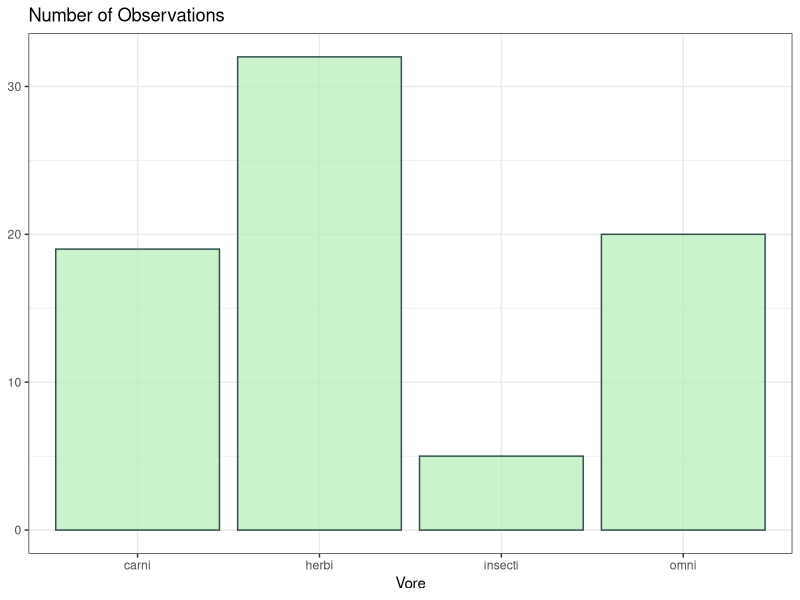
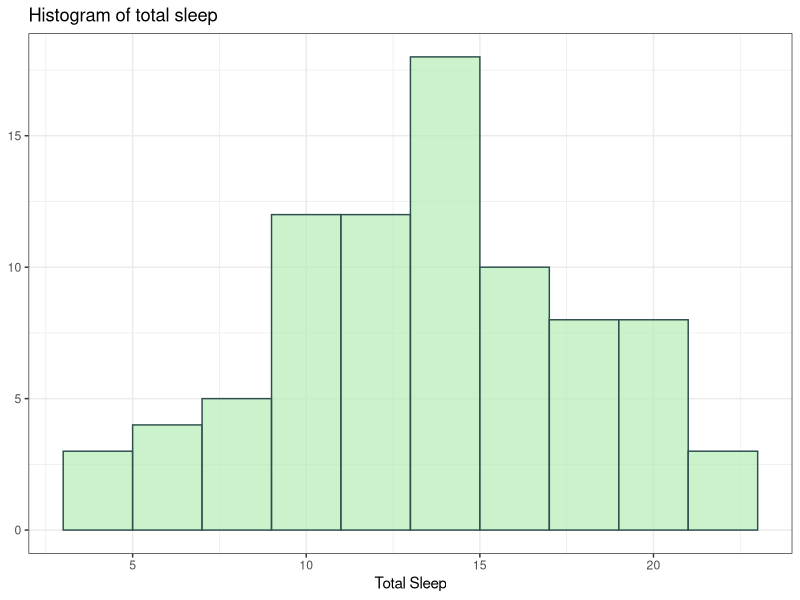
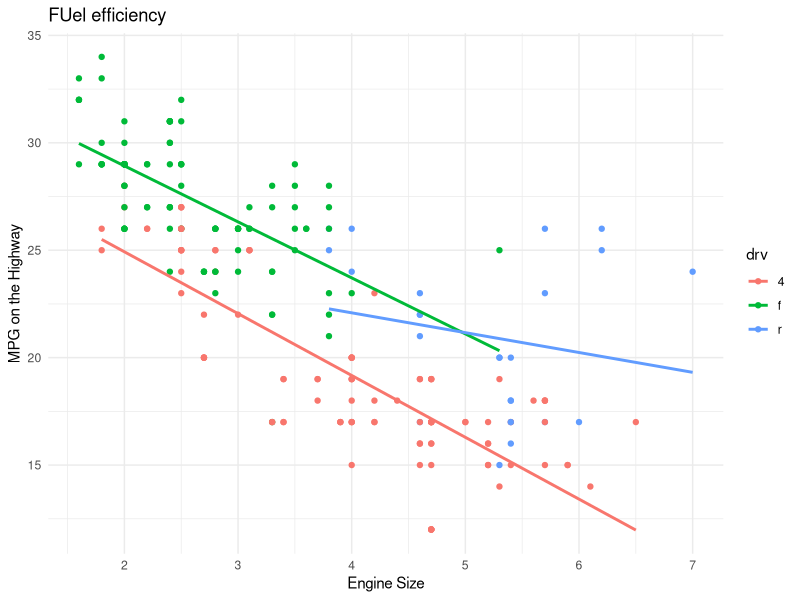
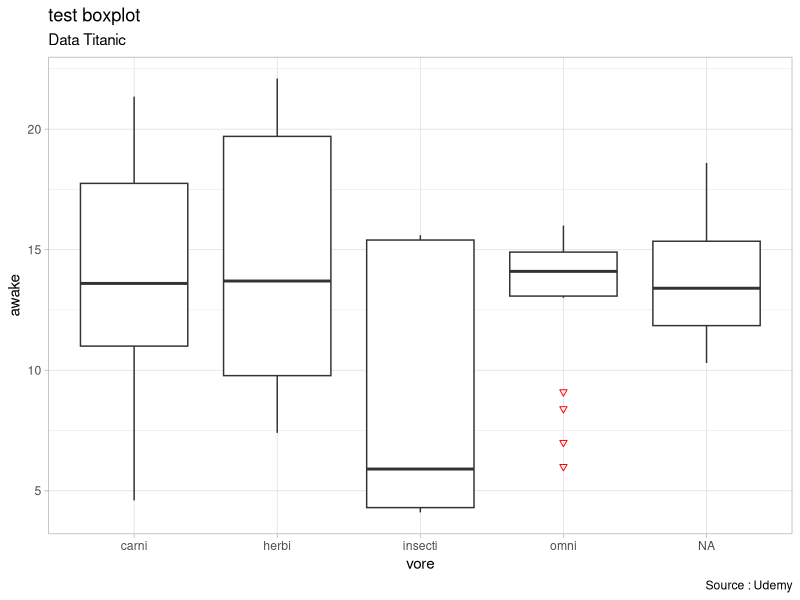
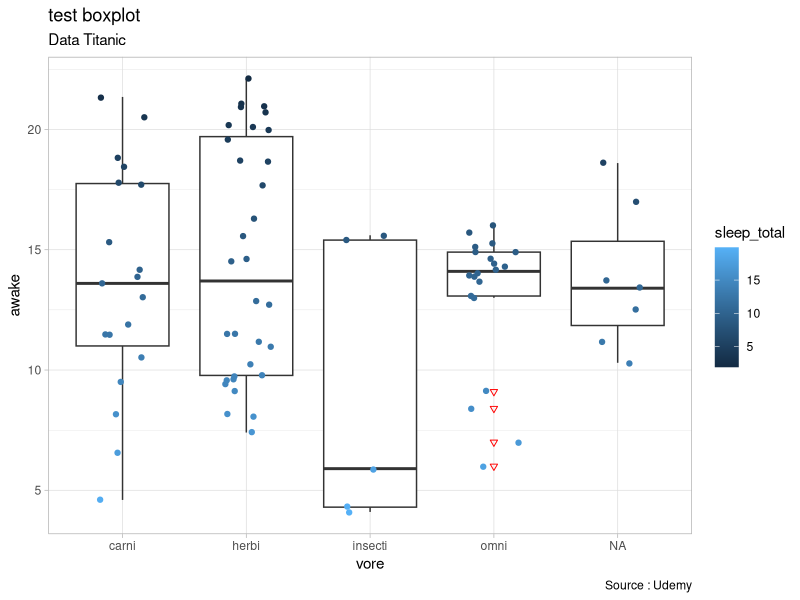
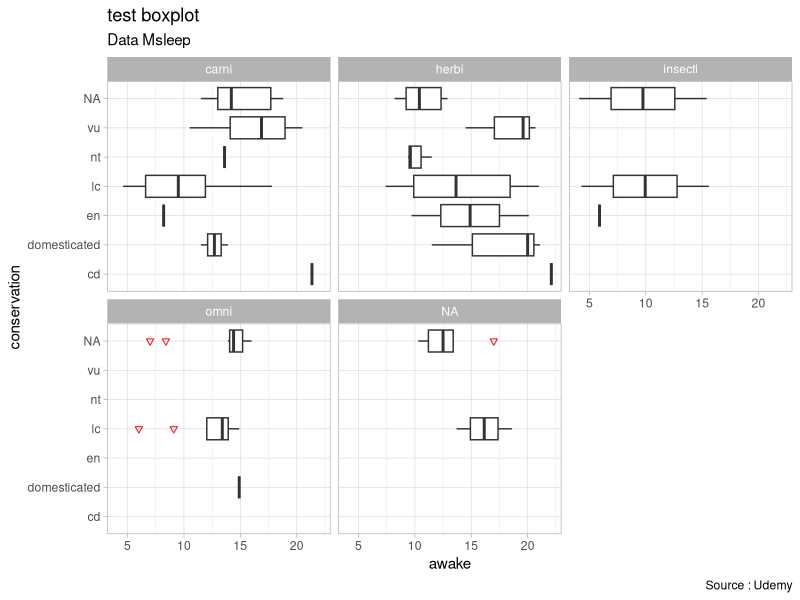
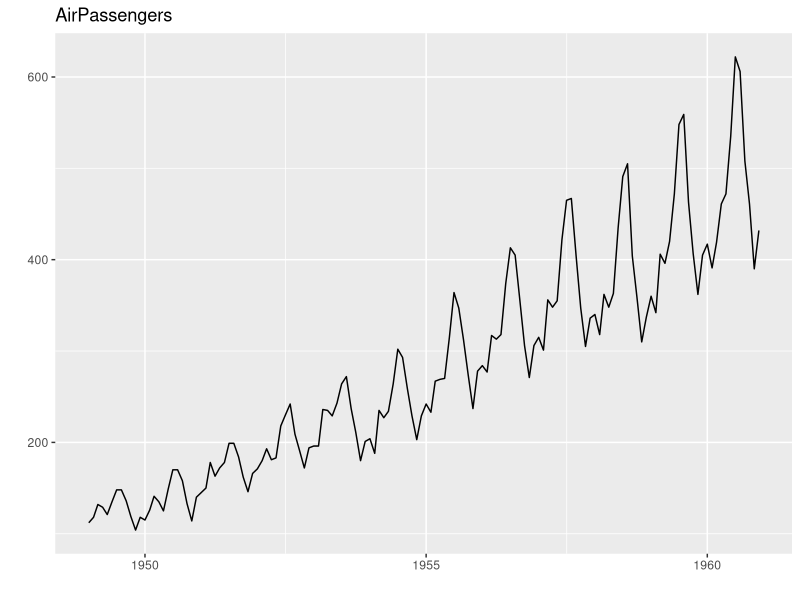
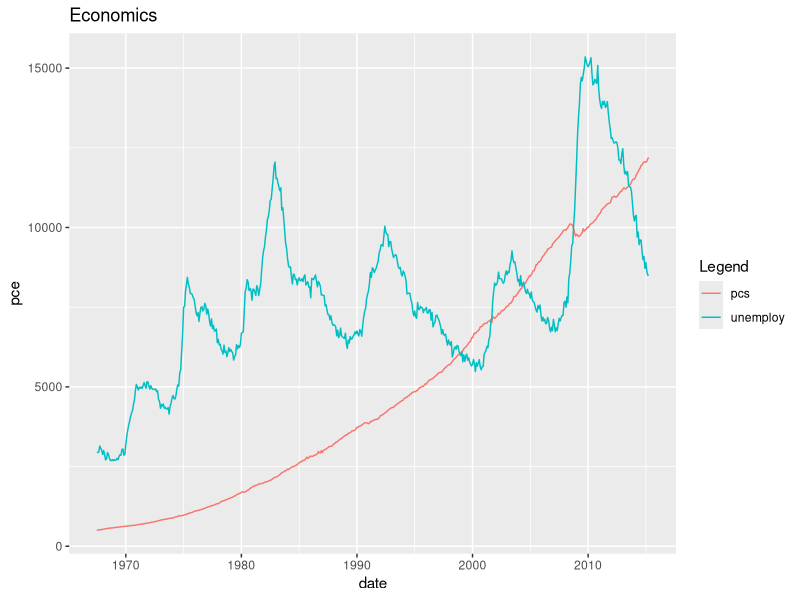

Write the R code that produced these figures, in order.
## ---- chunk 1
knitr::opts_chunk$set(
  fig.path = "Figs/GGPlotFigs-"
)
## ---- chunk 2
library(tidyverse)
data() # to see the list of dataset available
view(msleep)
names(msleep)

## ---- chunk 3
# Bar Charts
msleep   %>%
  drop_na(vore)  %>%
  ggplot(aes(x = vore)) +
  geom_bar(color = "darkslategray", fill = "darkseagreen2", alpha = 0.7) +
  #coord_flip() +
  theme_bw()  +
  labs(x = "Vore",
       y = NULL,
       title = "Number of Observations")

## ---- chunk 4
#Histogram one variable
head(msleep)
msleep   %>%
  ggplot(aes(awake)) +
  geom_histogram(binwidth = 2, color = "darkslategray",
                      fill = "darkseagreen2", alpha = 0.7) +
  theme_bw() +
  labs(x = "Total Sleep",
       y = NULL,
       title = "Histogram of total sleep")
## ---- chunk 5
#Scatter plots with multiple variable
head(mpg)
mpg  %>%
  filter(hwy < 35)  %>%
  ggplot(aes(x = displ,
             y = hwy,
             colour = drv)) +
  geom_point() +
  geom_smooth(method = lm, #linear models
              se = F) + #standard error
  labs(x = "Engine Size",
       y = "MPG on the Highway",
       title = "FUel efficiency") +
  theme_minimal() 


  #stat_density2d() +   #density contour

## ---- chunk 6

#creating a box plot

msleep  %>%
  ggplot(aes(x=vore, y=awake)) +
  geom_boxplot(outlier.colour = "red", outlier.shape = 6) +
  labs(title="test boxplot",
       subtitle = "Data Titanic", caption="Source : Udemy") +
  theme_light()

#+ Geomjitter
msleep  %>%
  ggplot(aes(x=vore, y=awake)) +
  geom_boxplot(outlier.colour = "red", outlier.shape = 6) +
  labs(title="test boxplot",
       subtitle = "Data Titanic", caption="Source : Udemy") +
  theme_light()+
  geom_jitter(width = 0.2, aes(color = sleep_total))

# +facewrap
msleep  %>%
  ggplot(aes(x=conservation, y=awake)) +
  geom_boxplot(outlier.colour = "red", outlier.shape = 6) +
  labs(title="test boxplot",
       subtitle = "Data Msleep", caption="Source : Udemy") +
  theme_light()+
  #geom_jitter(width = 0.2, aes(color = sleep_total)) +
  facet_wrap(~vore) +#dont forget to put ~
  coord_flip() 


## ---- chunk 7
#To save the file
#+ ggsave(filename, path)
## ---- chunk 8
#timeseries
#Make a time series plot (using ggfortify)
library(ggfortify)
autoplot(AirPassengers) + labs(title="AirPassengers")  # where AirPassengers is a 'ts' object
class(AirPassengers)

# Approach 2 uaing ggplot only
data(economics, package="ggplot2")  # init data
economics <- data.frame(economics)  # convert to dataframe
ggplot(economics) + geom_line(aes(x=date, y=pce, color="pcs")) + geom_line(aes(x=date, y=unemploy, col="unemploy")) + scale_color_discrete(name="Legend") + labs(title="Economics") # plot multiple time series using 'geom_line's
